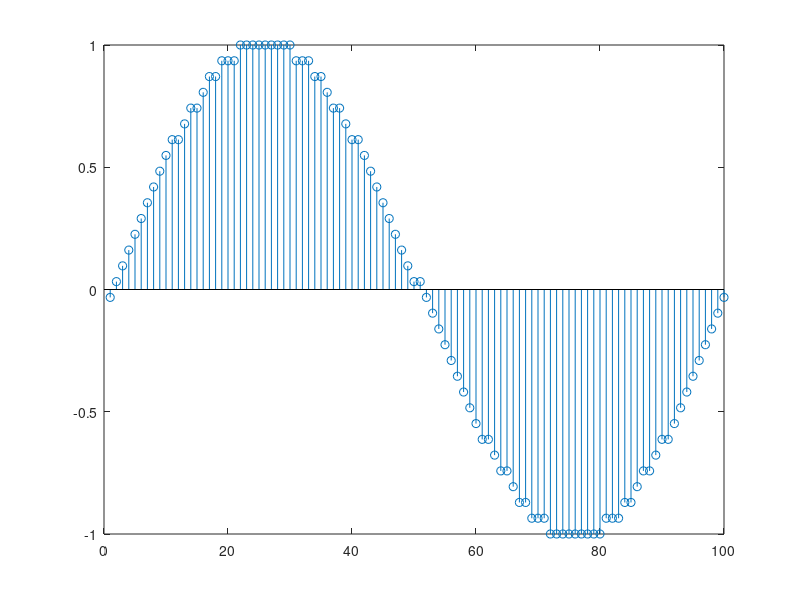

MATLAB code to generate this figure:
A = 1;
fm = 50;
fs = 5000;
n = 0 : fs/fm - 1;
t = n/fs;
m = A*sin(2*pi*fm*t);
bit = 5;

level = 31;
delta = 2*A/(level);
cb = -A : delta : A;
part = -A + delta/2 : delta : A - delta/2;

[index, mq] = quantiz(m, part, cb);


bin = de2bi(index);
stream = reshape(bin', 1, size(bin, 1)*bit);

mrec = reshape(stream, bit, size(bin, 1))';
dec = bi2de(mrec);
m_rec = [];
for i = 1 : size(dec, 1)
    m_rec(i) = cb(dec(i)+1);
end
stem(m_rec)

    
    
    
    
    
